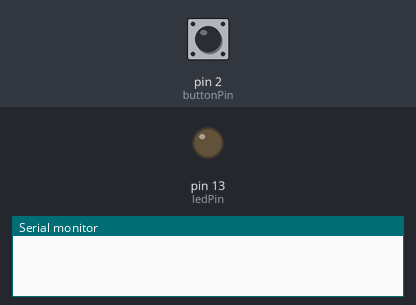
Bench run of a sketch on a simulated Arduino Uno, built with avr-gcc and run on an emulated ATmega328P. Shown: output pins drawn as LEDs (lit = HIGH), the last lines printed to the serial monitor. The test bench sets the inputs (shaded band); at power-on: pin 2 (buttonPin) LOW.

Above: at 1.2 s.
1.3 s: pin 2 (buttonPin) pulled HIGH for 0.15 s
At 2.5 s:
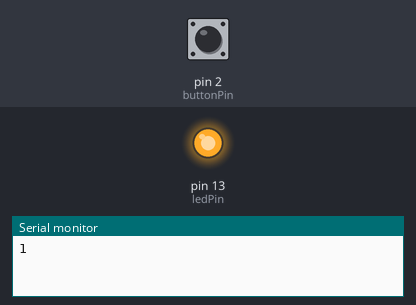
2.9 s: pin 2 (buttonPin) pulled HIGH for 1 s
At 3.9 s:
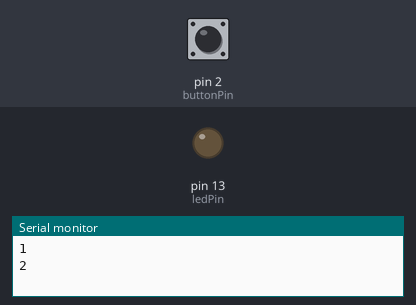
5.4 s: pin 2 (buttonPin) pulled HIGH for 3.2 s
At 5.8 s:
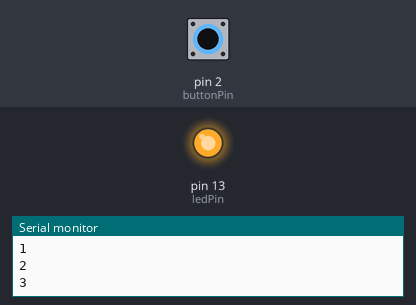
Timing chart, 0 to 8.4 s (numbered marks = the images above; inputs shaded):
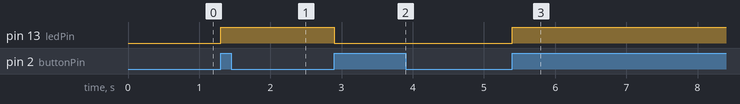

The sketch:

DebouncePostChange.ino
```cpp
/*
  File: DebouncePostChange.ino

  Description:
  This implementation starts a debounce timer immediately after detecting a state change in the button.
  The LED state changes instantly when the button is pressed or released, and further state changes
  are ignored for the duration of the debounce period. This ensures that mechanical bouncing of the
  button does not cause multiple transitions to be registered.

  Key Points:
  - The debounce timer is initiated immediately after detecting a change in button state.
  - Further changes are ignored for the debounce period, ensuring a stable button read.
  - The LED state is toggled immediately based on the button press, providing instant feedback.

  Pros:
  - Immediate feedback on the LED state change upon button press or release.
  - Requires one less variable and a simpler logic compared to the pre-stable change approach.

  Cons:
  - May still register brief bounces as state changes if the debounce period is too short.
  - Ignores all changes during the debounce period, which may miss legitimate rapid presses.
  - Might not detect false triggers caused by quick fluctuations that are shorter than the debounce period.

  Additional Notes:
  I advised this solution with systems in mind where the delay between input and action needs to be minimal.
  In scenarios where user input must be read and responded to immediately, this approach ensures prompt feedback.
*/

const int buttonPin = 2;
const int ledPin = 13;
// The debounce time in milliseconds to prevent immediate state changes
const unsigned long debounceDelay = 50;

int buttonPressCount = 0; // Counter for button presses
int buttonState = 0;      // Current debounced button state
unsigned long lastDebounceTime = 0; // Last time the button state changed

int ledState = 0;

void setup() {
  pinMode(ledPin, OUTPUT);
  pinMode(buttonPin, INPUT);
  Serial.begin(9600); // Initialize serial communication at 9600 bps
}

void loop() {
  int reading = digitalRead(buttonPin);

  // Check if the debounce period has not passed
  if ((millis() - lastDebounceTime) < debounceDelay) {
    return; // Skip the rest of the loop during debounce period
  }

  // Check if the button state has changed
  if (reading != buttonState) {
    // Immediate state change
    buttonState = reading;
    if (buttonState == HIGH) {
      ledState = !ledState;
      digitalWrite(ledPin, ledState);

      buttonPressCount++; // Increment the press count
      Serial.println(buttonPressCount);
    }

    // Start debounce timer to ignore further changes for the debounce period
    lastDebounceTime = millis();
  }
}
```

Measured:
- after the input at 1.3 s, pin 13 (ledPin): LOW → HIGH at once
- after the input at 2.9 s, pin 13 (ledPin): HIGH → LOW at once
- after the input at 5.4 s, pin 13 (ledPin): LOW → HIGH at once
